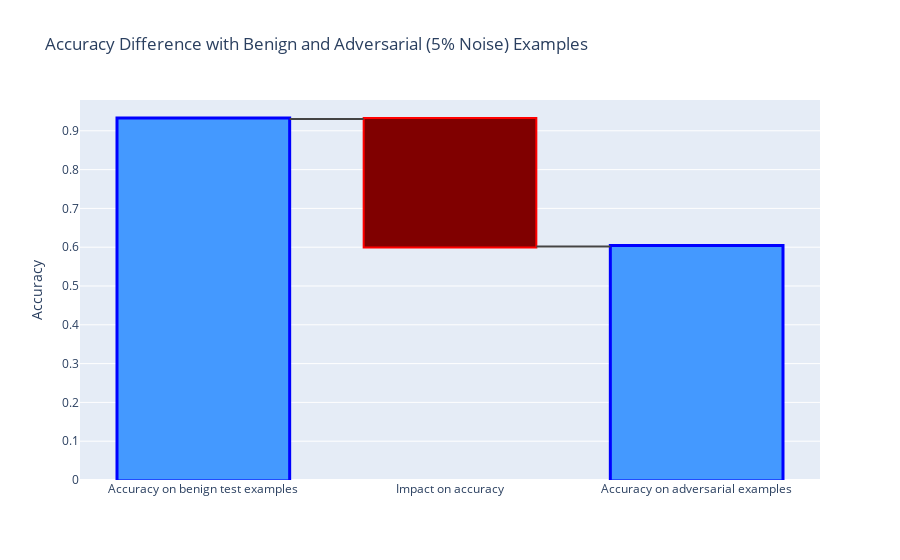

The notebook cell this image was saved under:
### Code cell
fig = go.Figure(go.Waterfall(
    x = ['Accuracy on benign test examples', 'Impact on accuracy', 'Accuracy on adversarial examples'],
    measure = ['absolute', 'relative', 'absolute'], y = [accuracy, adv_accuracy - accuracy, adv_accuracy],
    decreasing = {"marker":{"color":"Maroon", "line":{"color":"red", "width":2}}},
    increasing = {"marker":{"color":"Teal"}},
    totals = {"marker":{"color":"deep sky blue", "line":{"color":'blue', "width":3}}}
))

fig.update_layout(title = "Accuracy Difference with Benign and Adversarial (5% Noise) Examples", yaxis_title='Accuracy', waterfallgap = 0.3)

fig.show()

### Figure 1 — Plotly figure (JSON) as saved in the notebook; plotly's stock layout.template omitted (floating-point values rounded to 4 significant figures)
{"data": [{"decreasing": {"marker": {"color": "Maroon", "line": {"color": "red", "width": 2}}}, "increasing": {"marker": {"color": "Teal"}}, "measure": ["absolute", "relative", "absolute"], "totals": {"marker": {"color": "deep sky blue", "line": {"color": "blue", "width": 3}}}, "type": "waterfall", "x": ["Accuracy on benign test examples", "Impact on accuracy", "Accuracy on adversarial examples"], "y": [0.9304, -0.3287, 0.6017]}], "layout": {"title": {"text": "Accuracy Difference with Benign and Adversarial (5% Noise) Examples"}, "waterfallgap": 0.3, "yaxis": {"title": {"text": "Accuracy"}}}}
